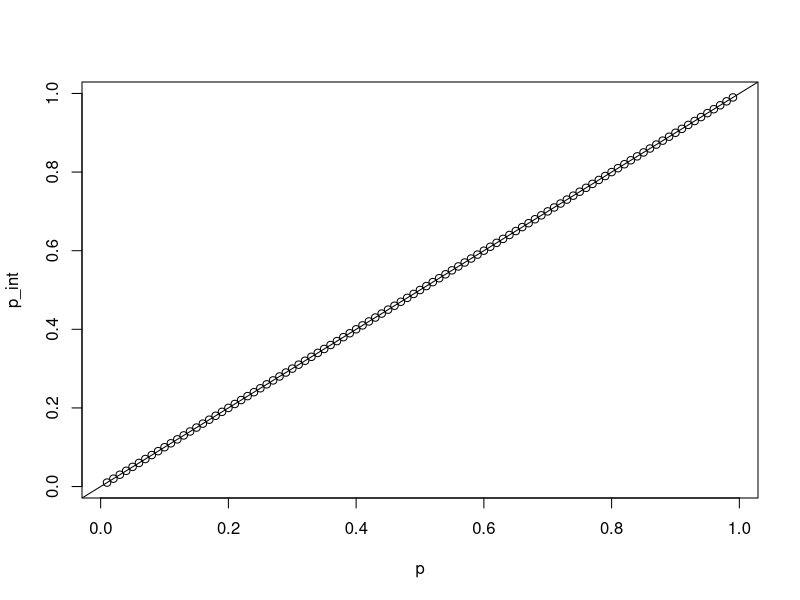

Recreate this plot in R.
# calculate z to solve for 95% confidence interval
#p <- 0.95
p <- seq(0.01, 0.99, 0.01)

p_tail <- (1-p) / 2
p_tail

z <- qnorm(1 - p_tail)

#demonstrating symmetry of the confidence interval
z
qnorm(p_tail)

qnorm(p_tail) == - z

# demonstrating that qnorm gives the z value for a given probability
pnorm(qnorm(p))
pnorm(qnorm(p)) == p

# demonstrating that this z value gives correct probability for interval
p_int <- pnorm(z) - pnorm(-z)
p_int

plot(p, p_int)
abline(0,1)